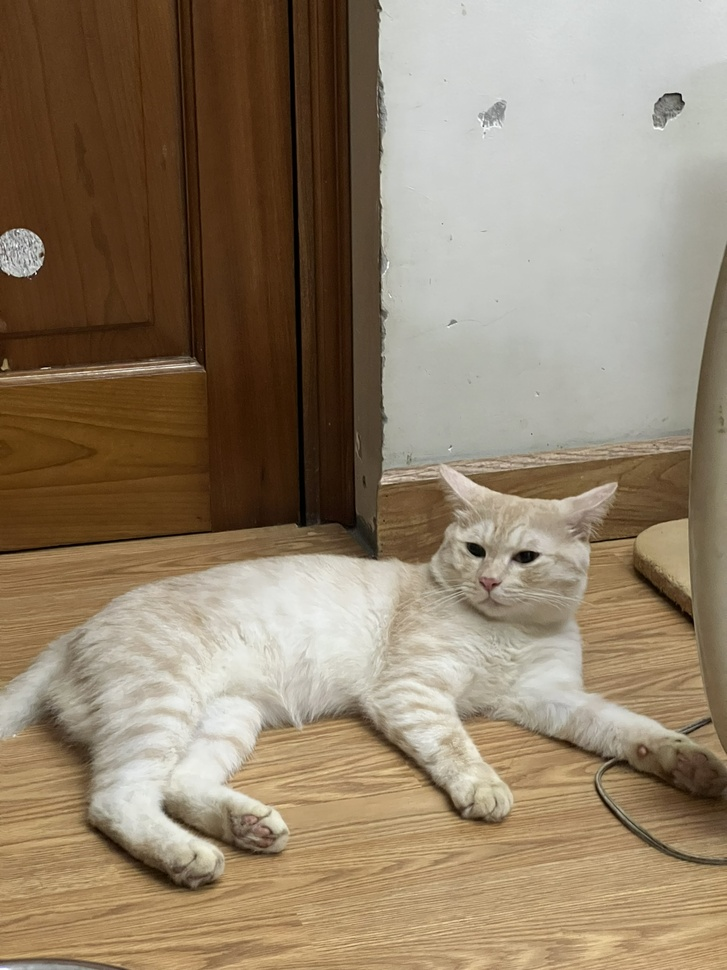
#> input picture IMG_5657.JPEG, 727 x 970 px, shrunk from 1536 x 2048 before the run
$ jupyter execute --allow-errors sticker.ipynb
#> lines starting #> are read from the running program, lines starting #| are printed output that depends on the picture; after the words box and inside, x2 and y2 are one past the last pixel; in counts of white or black regions, pixels touching at a corner belong together
[cell 1]
import numpy as np
from rembg import remove
import io
from PIL import Image, ImageOps, ImageDraw
import cv2
from matplotlib import pyplot as plt

[cell 2]
# Store path of the image in the variable input_path
input_path =  'IMG_5657.JPEG'

# Processing the image
input = Image.open(input_path)
#> input is the input picture: PIL image 727x970 RGB; mean R, G, B 146.5, 129.3, 106.5

# Removing the background from the given Image
#> (the rest of this cell did not finish here and is left out)

[cell 3]
from backgroundremover.bg import remove
def remove_bg(src_img_path, out_img_path):
    model_choices = ["u2net", "u2net_human_seg", "u2netp"]
    f = open(src_img_path, "rb")
    data = f.read()
    img = remove(data, model_name=model_choices[0],
                 alpha_matting=False,
                # [5 lines of commented-out code are left out]
                )
    f.close()
    f = open(out_img_path, "wb")
    f.write(img)
    f.close()

[cell 4]
remove_bg('IMG_5657.JPEG', 'IMG_5657_3.png')
#> (the call stopped at in remove_bg, `img = remove(data, model_name=model_choices[0], alpha_matting=False,`: backgroundremover is not available in this run)

[cell 5]
def add_white_stroke(image_path, stroke_width):
    # Open the image and convert to RGBA
    img = Image.open(image_path).convert("RGBA")

    # Convert image to numpy array
    img_np = np.array(img)

    # Extract the alpha channel
    alpha = img_np[:, :, 3]

    # Create a binary mask where the object is white and the background is black
    mask = cv2.threshold(alpha, 0, 255, cv2.THRESH_BINARY)[1]

    # Find contours (edges) of the object
    contours, _ = cv2.findContours(mask, cv2.RETR_EXTERNAL, cv2.CHAIN_APPROX_SIMPLE)

    # Create an empty image for the stroke
    stroke_img = Image.new("RGBA", img.size, (255, 255, 255, 0))
    stroke_draw = ImageDraw.Draw(stroke_img)

    # Draw the contours with a white stroke
    for contour in contours:
        # Offset the contour points by half the stroke width to center the stroke
        offset_contour = [(point[0][0] + stroke_width // 2, point[0][1] + stroke_width // 2) for point in contour]
        # Draw the stroke by expanding the contour
        stroke_draw.line(offset_contour, fill=(255, 255, 255, 255), width=stroke_width)

    # Composite the original image with the stroke
    combined = Image.alpha_composite(stroke_img, img)

    return combined

# Usage
image_path = 'img.png'
stroke_width = 50  # Stroke width in pixels

#> (the rest of this cell did not finish here and is left out)

[cell 6]
image_path = 'IMG_5657_3.png'
#> image_path = 'IMG_5657_3.png'

# Open the image and convert to RGBA
img = Image.open(image_path).convert("RGBA")
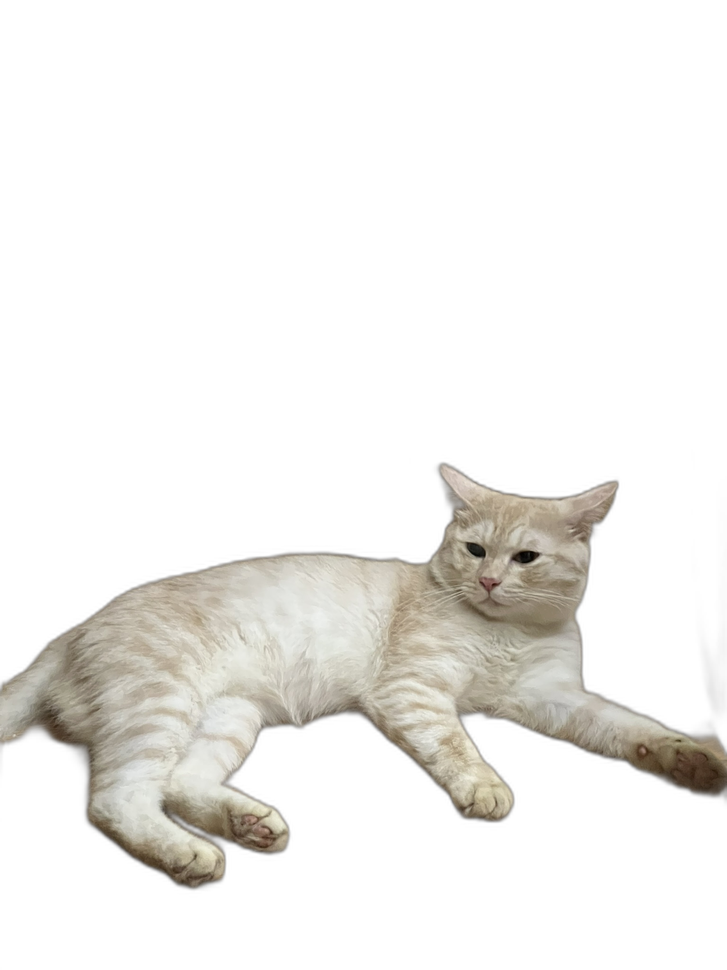
#> input picture IMG_5657_3.png, 727 x 970 px, shrunk from 1536 x 2048 before the run
#> img is the input picture: PIL image 727x970 RGBA; mean R, G, B, A 34.5, 33.2, 30.3, 48.2

# Convert image to numpy array
img_np = np.array(img)

# Extract the alpha channel
alpha = img_np[:, :, 3]
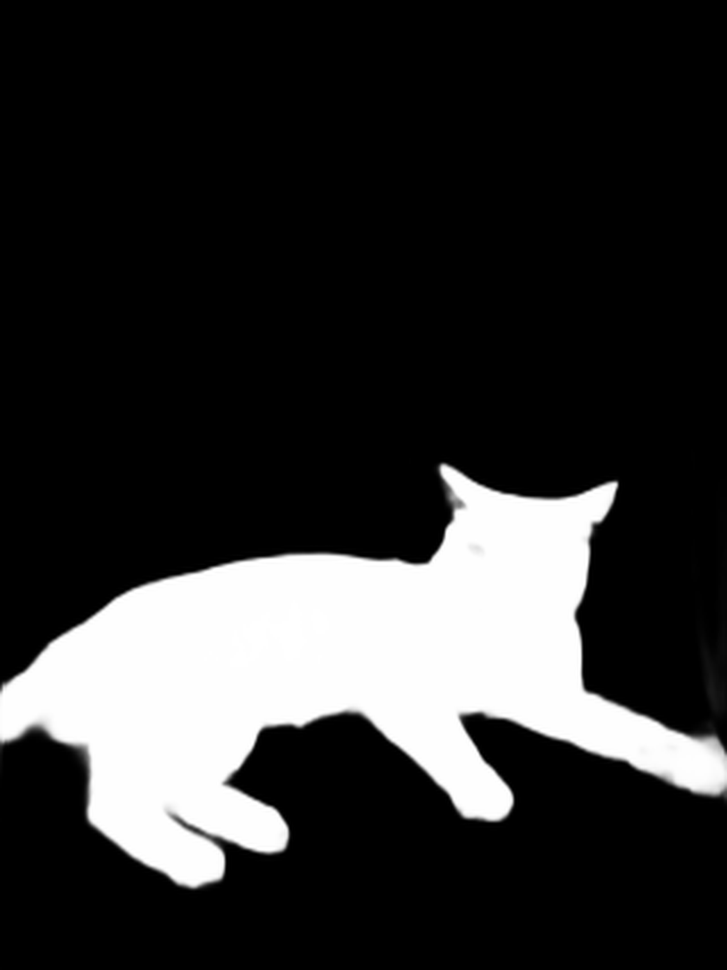
#> alpha: shape (970, 727); min 0, max 255, mean 48.2

# Create a binary mask where the object is white and the background is black
mask = cv2.threshold(alpha, 0, 255, cv2.THRESH_BINARY)[1]
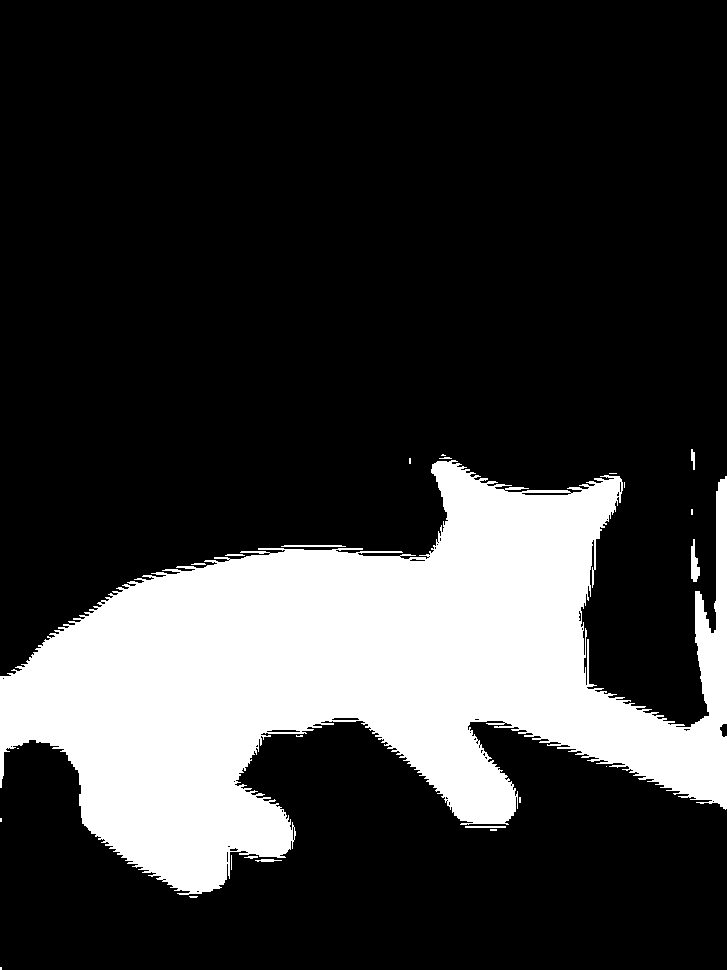
#> mask: shape (970, 727); 22% white; 24 white regions (15 under 20 px)

# Find contours (edges) of the object
contours, _ = cv2.findContours(mask, cv2.RETR_EXTERNAL, cv2.CHAIN_APPROX_SIMPLE)
#> contours = 24 contours, 18 with area under 20; largest, box (x1, y1, x2, y2) and area: (0, 460, 727, 895) 151398, (691, 539, 700, 582) 189, (281, 545, 346, 547) 58, (465, 826, 506, 828) 40, (691, 449, 695, 470) 37, (255, 859, 282, 862) 28

[cell 7]
# Create an empty image for the stroke
stroke_img = Image.new("RGBA", img.size, (255, 255, 255, 0))
stroke_draw = ImageDraw.Draw(stroke_img)

stroke_width=50

# Draw the contours with a white stroke
for contour in contours:
    # Offset the contour points by half the stroke width to center the stroke
    offset_contour = [(point[0][0] + stroke_width // 2, point[0][1] + stroke_width // 2) for point in contour]
    # Draw the stroke by expanding the contour
    stroke_draw.line(offset_contour, fill=(255, 255, 255, 255), width=stroke_width)
#> this loop made 24 passes
#> (contour, offset_contour) on passes 1, 2, 5, 6, 7, 8, 9: ([[0, 967], [0, 969], [1, 969], [1, 967]], [(25, 992), (25, 994), (26, 994), (26, 992)]), ([[189, 896], [190, 897], [196, 897], [197, 896]], [(214, 921), (215, 922), (221, 922), (222, 921)]), ([[231, 855], [231, 869]], [(256, 880), (256, 894)]), ([[490, 829], [490, 830], [496, 830], [496, 829]], [(515, 854), (515, 855), (521, 855), (521, 854)]), ([[465, 826], [465, 827], [505, 827], [505, 826]], [(490, 851), (490, 852), (530, 852), (530, 851)]), ([[0, 818], [0, 821], [1, 821], [1, 818]], [(25, 843), (25, 846), (26, 846), (26, 843)]), ([[519, 797], [519, 802], [520, 802], [520, 797]], [(544, 822), (544, 827), (545, 827), (545, 822)])
#> offset_contour on passes 13, 23: [(219, 588), (218, 589), (216, 589), (230, 589), (229, 588)], [(467, 479), (466, 480), (470, 480), (469, 480), (468, 479)]

# Composite the original image with the stroke
combined = Image.alpha_composite(stroke_img, img)

[cell 8]
combined.show()

[cell 9]
# Let's load a simple image with 3 black squares
image = cv2.imread('IMG_5657_3.png')
# cv2.waitKey(0)

# Grayscale
gray = cv2.cvtColor(image, cv2.COLOR_BGR2GRAY)
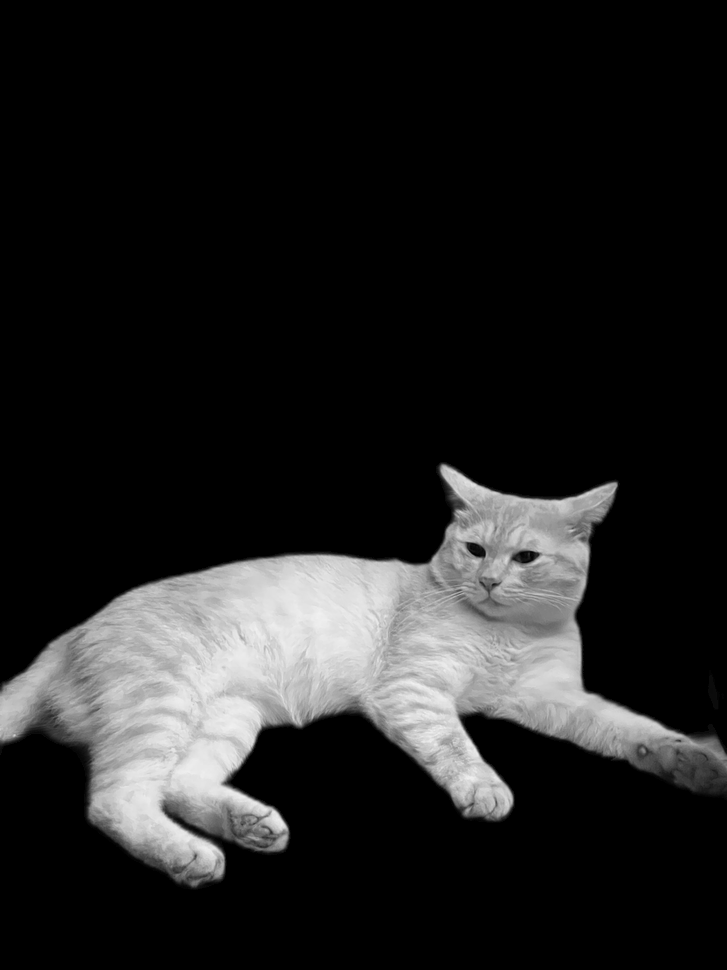
#> gray: shape (970, 727); min 0, max 241, mean 33.3

# Find Canny edges
edged = cv2.Canny(gray, 30, 200)
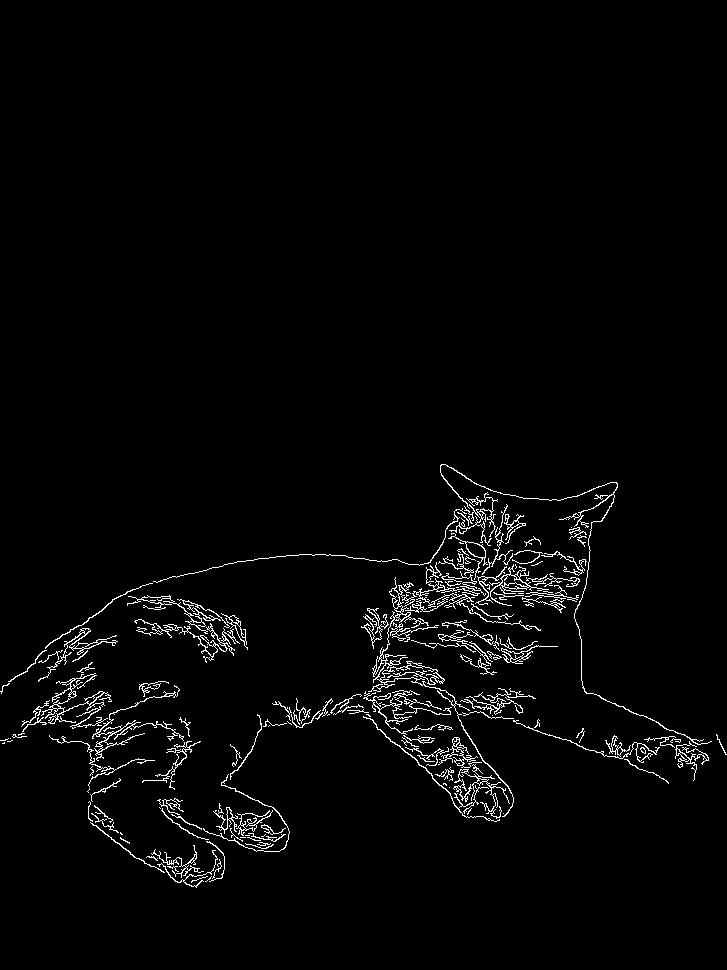
#> edged: shape (970, 727); 2.4% white in thin lines or dots, all inside (x1, y1, x2, y2) = (0, 464, 727, 888)
cv2.waitKey(0)

# Finding Contours
# Use a copy of the image e.g. edged.copy()
# since findContours alters the image
contours, hierarchy = cv2.findContours(edged,
    cv2.RETR_EXTERNAL, cv2.CHAIN_APPROX_NONE)
#> contours = 147 contours, 90 with area under 20; largest, box (x1, y1, x2, y2) and area: (368, 577, 514, 817) 640, (489, 564, 549, 606) 320, (92, 685, 184, 761) 236, (448, 533, 488, 580) 232, (402, 571, 541, 631) 227

cv2.imshow('Canny Edges After Contouring', edged)
cv2.waitKey(0)

print("Number of Contours found = " + str(len(contours)))
#| Number of Contours found = 147

# Draw all contours
# -1 signifies drawing all contours
cv2.drawContours(image, contours, -1, (0, 255, 0), 3)
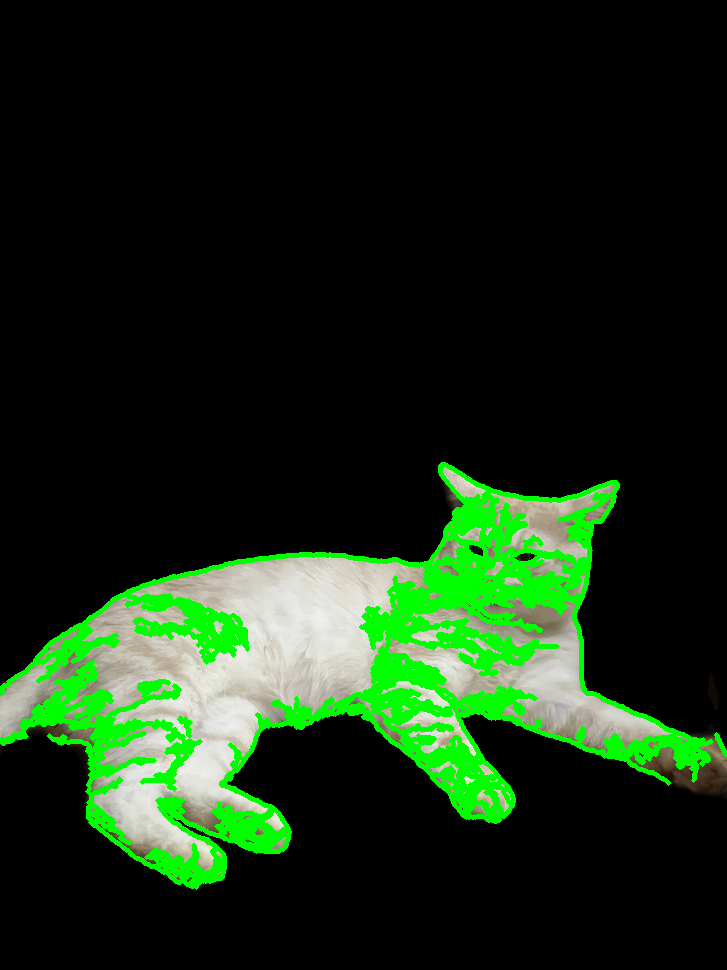
#> image: shape (970, 727, 3); mean B, G, R 19.8, 42.3, 21.9

cv2.imshow('Contours', image)
cv2.waitKey(0)
cv2.destroyAllWindows()
